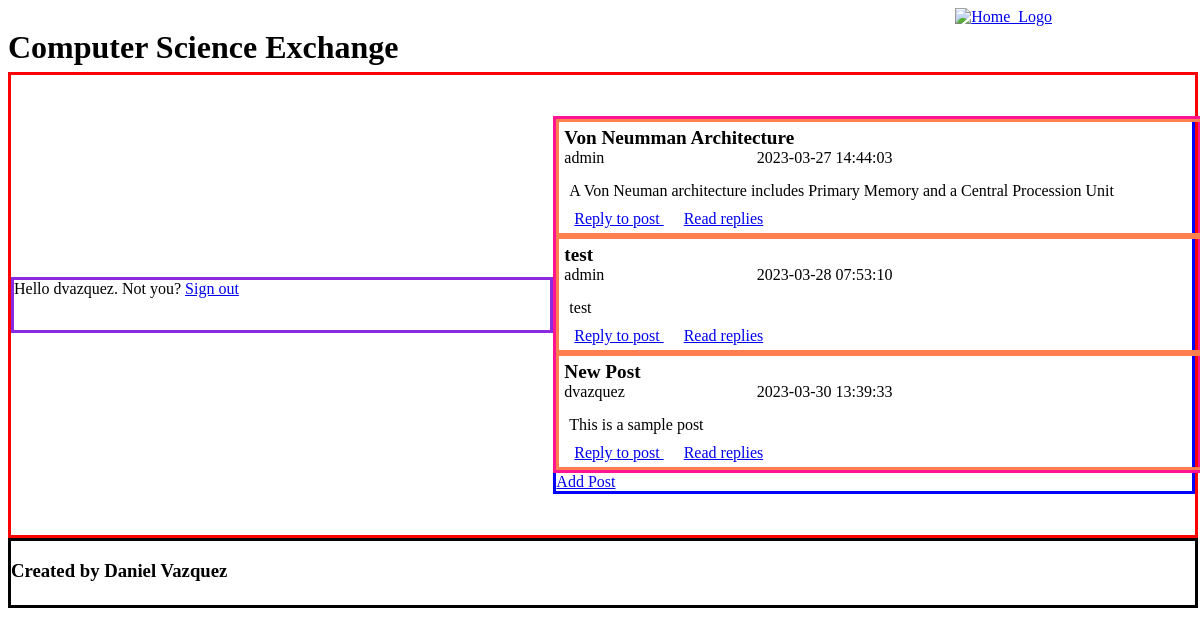
The app's page /topics.php?id=1 (signed in) with its own data.
### tables this page shows
CREATE TABLE IF NOT EXISTS `topics` (
  `id` int(11) NOT NULL AUTO_INCREMENT,
  `category_id` int(11) NOT NULL,
  `user_id` int(11) NOT NULL,
  `title` varchar(200) NOT NULL,
  `body` text NOT NULL,
  `last_activity` datetime NOT NULL,
  `create_date` timestamp NOT NULL DEFAULT CURRENT_TIMESTAMP,
  PRIMARY KEY (`id`),
  KEY `category_id` (`category_id`),
  KEY `user_id` (`user_id`)
);

CREATE TABLE IF NOT EXISTS `users` (
  `id` int(11) NOT NULL AUTO_INCREMENT,
  `username` varchar(50) NOT NULL,
  `password` varchar(50) NOT NULL,
  `gender` varchar(10) NOT NULL,
  `dob` datetime NOT NULL,
  `type` varchar(10) NOT NULL,
  PRIMARY KEY (`id`)
);

### topics.php (the view, shortened to what this page needs)
<?php
include 'dbconfig.php';
include 'header.php';
$sql = "SELECT
    topics.id as id,
    category_id,
    user_id,
    users.username as username,
    title,
    body,
    create_date
FROM
    topics
LEFT JOIN
    users
ON
    topics.user_id = users.id
WHERE
    category_id = " . $mysqli -> real_escape_string($_GET['id']);
$result = $mysqli->query($sql);
?>
<div class="messages">
<?php
if (!$result) {
    echo 'The topics could not be displayed, please try again later.';
} else {
    if ($result->num_rows == 0) {
        echo 'No topics posted yet.';
    } else {
        while ($row = $result->fetch_assoc()) {
            ?>
            <div class="message">
                <div class="msg_head">
                    <div class="msg_title"><?php echo $row['title'] ?></div>
                    <div class="msg_author"><?php echo $row['username'] ?></div>
                    <div class="msg_date"><?php echo $row['create_date'] ?></div>
                </div>
                <div class="msg_body">
                    <?php echo $row['body'] ?>
                </div>
                <div class="msg_links">
                    <a href="reply.php?topic_id=<?php echo $row['id'] ?>"> Reply to post </a> <a href="replies.php?topic_id=<?php echo $row['id'] ?>"> Read replies </a>
                </div>
            </div>
<?php
        }
    }
}
?>
</div>
<div class="panel">
    <a href="add_post.php?category_id=<?php echo $_GET['id'];?>">Add Post</a>
</div>
<?php
include 'footer.php';
?>

### css/style.css (style rules this page uses)
body { font-family: "Gill Sans MT"; font-size: medium; }
.panel { border: solid; border-color: blue; }
.messages { border: solid; border-color: deeppink; display: block; float: left; width: 100% }
.message { border: solid; border-color: coral; display: block; float: left; width: 100%; }
.msg_head { margin: 5px; display: block; float: left; width: 100%; }
.msg_title { font-weight: bold; font-size: larger; width: 100%; }
.msg_author { width: 30%; float: left; }
.msg_date { width: 30%; float:left; }
.msg_body { margin: 10px; float: left; width: 100%; }
.msg_links { margin: 5px; }
.msg_links a { margin: 10px; }

### records on screen
topics: title "Von Neumman Architecture", user.username "admin", create_date "2023-03-27 14:44:03", body "A Von Neuman architecture includes Primary Memory and a Central Procession Unit"
topics: title "test", user.username "admin", create_date "2023-03-28 07:53:10", body "test"
topics: title "New Post", user.username "dvazquez", create_date "2023-03-30 13:39:33", body "This is a sample post"

### other values on screen
$_SESSION['user_name'] "dvazquez"
